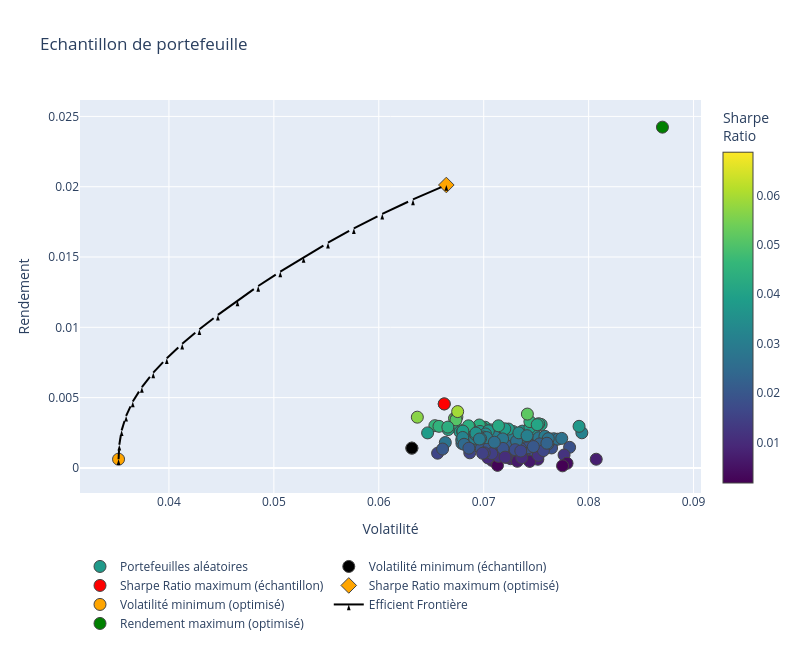

Notebook code cell kept with this figure:
### Code cell
def EF_graphe(taux):
    "Afficher un graphe présentent le minimum volatilité, maximum sharpe ratio etefficient frontier"
    efficientlis, rendeCible = CalRes(taux)

    Portefeuilles = go.Scatter(name = "Portefeuilles aléatoires", x = risq, y = R_esp, mode = "markers", marker = dict(size=12,
        color = SR, colorscale = "Viridis", showscale = True, line_width = 1, colorbar = dict(title = "Sharpe<br>Ratio")
        ), text = "portefeuille")

    Minimum_Volatilite = go.Scatter(name = "Volatilité minimum (échantillon)", x = [risq[minIndex]], y = [R_esp[minIndex]], mode = "markers",
                                marker = dict(color = "black", size=12, line_width = 1), text = "Risque minimum")

    Maximum_SharpeRatio = go.Scatter(name = "Sharpe Ratio maximum (échantillon)", x = [risq[maxIndex]], y = [R_esp[maxIndex]], mode = "markers",
                                marker = dict(color = "red", size = 12, line_width = 1), text = "Maximal Sharpe Ratio")

    MinVol_Portefeuille = go.Scatter(name = "Volatilité minimum (optimisé)", x = [MinVolRisk], y = [MinVolRend], mode = "markers",
                                marker = dict(color = "orange", size = 12, line_width = 1), text = "Le minimum volatilitéPortefeuille")

    Optimum_Portefeuille = go.Scatter(name = "Sharpe Ratio maximum (optimisé)", x = [OptimumRisk], y = [OptimumRend], mode = "markers",
                                marker = dict(color = "orange", symbol = "diamond", size = 12, line_width = 1), text = "L'optimum Portefeuille")
    
    EF_courbe = go.Scatter(x = [ef_ecty for ef_ecty in efficientlis], y = [cible for cible in rendeCible], mode = "lines+markers",
                            marker = dict(symbol = "arrow", color = "black"), name = "Efficient Frontière")

    MaxRen_Portefeuille = go.Scatter(name = "Rendement maximum (optimisé)", x = [MaxRenRisk], y = [MaxRenRend], mode = "markers",
                                marker = dict(color = "green", size = 12, line_width = 1), text = "Le Portefeuille avec rendement maximum")
    
    data = [Portefeuilles, Minimum_Volatilite, Maximum_SharpeRatio, Optimum_Portefeuille, MinVol_Portefeuille, EF_courbe, MaxRen_Portefeuille]                       

    layout = go.Layout(
        title = "Echantillon de portefeuille", yaxis = dict(title = "Rendement"), xaxis = dict(title = "Volatilité"),
        showlegend = True, legend = dict(orientation = "h", x = 0, y = -0.15), width = 800, height = 650
    )

    fig = go.Figure(data = data, layout = layout)
    return fig.show()

EF_graphe(taux_rendement.T)

### Figure 1 — Plotly figure (JSON) as saved in the notebook; plotly's stock layout.template omitted (floating-point values rounded to 4 significant figures; data arrays with more than 128 entries replaced by an {"elided": "..."} marker saying what was removed)
{"data": [{"marker": {"color": {"elided": "150 float values"}, "colorbar": {"title": {"text": "Sharpe<br>Ratio"}}, "colorscale": [[0, "#440154"], [0.1111, "#482878"], [0.2222, "#3e4989"], [0.3333, "#31688e"], [0.4444, "#26828e"], [0.5556, "#1f9e89"], [0.6667, "#35b779"], [0.7778, "#6ece58"], [0.8889, "#b5de2b"], [1, "#fde725"]], "line": {"width": 1}, "showscale": true, "size": 12}, "mode": "markers", "name": "Portefeuilles aléatoires", "text": "portefeuille", "type": "scatter", "x": {"elided": "150 float values"}, "y": {"elided": "150 float values"}}, {"marker": {"color": "black", "line": {"width": 1}, "size": 12}, "mode": "markers", "name": "Volatilité minimum (échantillon)", "text": "Risque minimum", "type": "scatter", "x": [0.06316], "y": [0.001406]}, {"marker": {"color": "red", "line": {"width": 1}, "size": 12}, "mode": "markers", "name": "Sharpe Ratio maximum (échantillon)", "text": "Maximal Sharpe Ratio", "type": "scatter", "x": [0.06624], "y": [0.004551]}, {"marker": {"color": "orange", "line": {"width": 1}, "size": 12, "symbol": "diamond"}, "mode": "markers", "name": "Sharpe Ratio maximum (optimisé)", "text": "L'optimum Portefeuille", "type": "scatter", "x": [0.06644], "y": [0.02012]}, {"marker": {"color": "orange", "line": {"width": 1}, "size": 12}, "mode": "markers", "name": "Volatilité minimum (optimisé)", "text": "Le minimum volatilitéPortefeuille", "type": "scatter", "x": [0.0352], "y": [0.0006184]}, {"marker": {"color": "black", "symbol": "arrow"}, "mode": "lines+markers", "name": "Efficient Frontière", "type": "scatter", "x": [0.0352, 0.03527, 0.03549, 0.03592, 0.03655, 0.03742, 0.03851, 0.0398, 0.04127, 0.0429, 0.04467, 0.04654, 0.04851, 0.05061, 0.05284, 0.05516, 0.05763, 0.06033, 0.06326, 0.06644], "y": [0.0006184, 0.001645, 0.002671, 0.003698, 0.004725, 0.005751, 0.006778, 0.007804, 0.008831, 0.009857, 0.01088, 0.01191, 0.01294, 0.01396, 0.01499, 0.01602, 0.01704, 0.01807, 0.0191, 0.02012]}, {"marker": {"color": "green", "line": {"width": 1}, "size": 12}, "mode": "markers", "name": "Rendement maximum (optimisé)", "text": "Le Portefeuille avec rendement maximum", "type": "scatter", "x": [0.08704], "y": [0.02424]}], "layout": {"height": 650, "legend": {"orientation": "h", "x": 0, "y": -0.15}, "showlegend": true, "title": {"text": "Echantillon de portefeuille"}, "width": 800, "xaxis": {"title": {"text": "Volatilité"}}, "yaxis": {"title": {"text": "Rendement"}}}}
